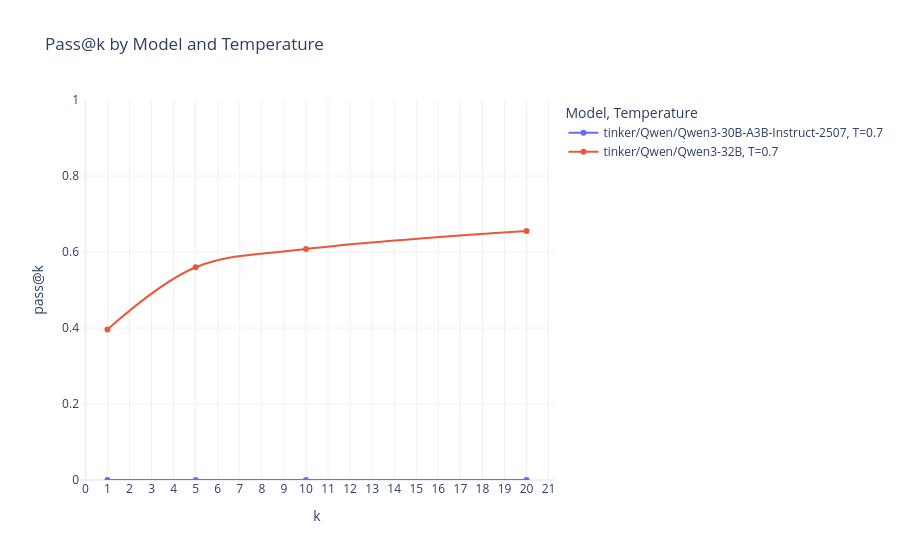

The code cell stored with this chart in its notebook:
### Code cell
long = aggregate.melt(
    id_vars=["model", "temperature"],
    value_vars=metric_cols,
    var_name="metric",
    value_name="pass@k",
)
long["k"] = long["metric"].str.extract(r"pass@(\d+)").astype(int)
long["temperature_label"] = "T=" + long["temperature"].astype(str)
long = long.sort_values(["model", "temperature", "k"])

fig = px.line(
    long,
    x="k",
    y="pass@k",
    color="model",
    line_dash="temperature_label",
    markers=True,
    title="Pass@k by Model and Temperature",
    labels={"k": "k", "pass@k": "pass@k", "model": "Model", "temperature_label": "Temperature"},
)
fig.update_traces(line_shape="spline")
fig.update_layout(template="plotly_white", xaxis=dict(dtick=1), yaxis=dict(range=[0, 1]))
fig.show()

### Figure 1 — Plotly figure (JSON) as saved in the notebook; plotly's stock layout.template omitted (floating-point values rounded to 4 significant figures)
{"data": [{"hovertemplate": "Model=tinker/Qwen/Qwen3-30B-A3B-Instruct-2507<br>Temperature=T=0.7<br>k=%{x}<br>pass@k=%{y}<extra></extra>", "legendgroup": "tinker/Qwen/Qwen3-30B-A3B-Instruct-2507, T=0.7", "line": {"color": "#636efa", "dash": "solid", "shape": "spline"}, "marker": {"symbol": "circle"}, "mode": "lines+markers", "name": "tinker/Qwen/Qwen3-30B-A3B-Instruct-2507, T=0.7", "orientation": "v", "showlegend": true, "type": "scatter", "x": [1, 5, 10, 20], "xaxis": "x", "y": [0.0, 0.0, 0.0, 0.0], "yaxis": "y"}, {"hovertemplate": "Model=tinker/Qwen/Qwen3-32B<br>Temperature=T=0.7<br>k=%{x}<br>pass@k=%{y}<extra></extra>", "legendgroup": "tinker/Qwen/Qwen3-32B, T=0.7", "line": {"color": "#EF553B", "dash": "solid", "shape": "spline"}, "marker": {"symbol": "circle"}, "mode": "lines+markers", "name": "tinker/Qwen/Qwen3-32B, T=0.7", "orientation": "v", "showlegend": true, "type": "scatter", "x": [1, 5, 10, 20], "xaxis": "x", "y": [0.3962, 0.5598, 0.6078, 0.6553], "yaxis": "y"}], "layout": {"legend": {"title": {"text": "Model, Temperature"}, "tracegroupgap": 0}, "title": {"text": "Pass@k by Model and Temperature"}, "xaxis": {"anchor": "y", "domain": [0, 1], "dtick": 1, "title": {"text": "k"}}, "yaxis": {"anchor": "x", "domain": [0, 1], "range": [0, 1], "title": {"text": "pass@k"}}}}
